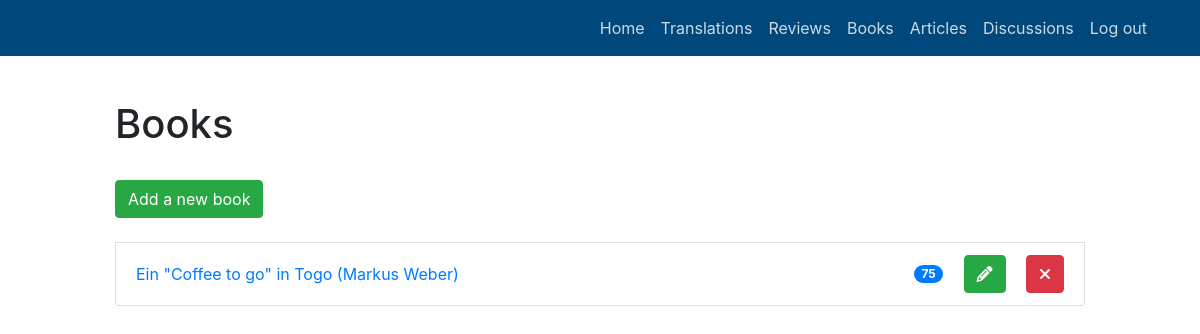
The app's page /public/member/books/list (signed in) with its own data.
### dictionary/models.py (models this page shows, shortened)
class Support(models.Model):
    title = models.CharField("Title",max_length=100,default='')
    language = models.ForeignKey('Language',on_delete=models.CASCADE,default='')
    slug = models.SlugField("Slug",max_length=100,default='',null=True,blank=True)
    user = models.ForeignKey(User,on_delete=models.CASCADE,null=True,blank=True)
    @property
    def nb_translations(self):
        return self.translations.all().count()
    class Meta:
        abstract = True
        unique_together = ("slug")
        verbose_name = "Support"
        verbose_name_plural = "Supports"

class Book(Support):
    author = models.ForeignKey('Author',on_delete=models.CASCADE,default='')
    subtitle = models.CharField("Subtitle",max_length=100,default='',null=True,blank=True)
    nb_pages = models.IntegerField("Number of pages",default=-1,null=True,blank=True)
    translations = models.ManyToManyField('Translation', through='TranslationLink')
    class Meta:
        verbose_name = "Book"
        verbose_name_plural = "Books"

class Author(models.Model):
    first_name = models.CharField("First name",max_length=100,default='',null=True,blank=True)
    last_name = models.CharField("Last name",max_length=100,default='',null=True,blank=True)
    class Meta:
        verbose_name = "Author"
        verbose_name_plural = "Authors"

### dictionary/views.py (the view)
# urls.py: path('member/books/list', views.BooksListView.as_view(), name='list_book'),
class BooksListView(LoginRequiredMixin,ListView):
    model = models.Book
    paginate_by = 10  # if pagination is desired
    template_name = "dictionary/books_list.html"
    def get_queryset(self):
        return models.Book.objects.filter(user=self.request.user)

### dictionary/templates/dictionary/books_list.html (shortened to what this page needs)
{% extends 'dictionary/base_global.html' %}
{% block libraries %}
{% load crispy_forms_tags %}
{% endblock %}
{% block body %}
	<h1>Books</h1>
	<br>
	<a href="{% url 'add_book' %}">
		<button type="submit" class="btn btn-success">Add a new book</button>
	</a>
	<br><br>
	{% for book in object_list %}
		<li class="list-group-item d-flex justify-content-between align-items-center">
			<a href="{% url 'details_book' slug_book=book.slug %}">
			{{ book.title }} ({{ book.author.first_name }} {{ book.author.last_name }})
			</a>
			<div class="pull-right">
				<span class="badge badge-primary badge-pill mr-3">{{ book.nb_translations }}</span>
				<a href="{% url 'update_book' slug_book=book.slug %}">
					<button class="btn btn-success mr-3">
						<i class="fa fa-pencil" aria-hidden="true"></i>
					</button>
				</a>
				<a href="{% url 'delete_book' slug_book=book.slug %}">
					<button class="btn btn-danger">
						<i class="fa fa-times" aria-hidden="true"></i>
					</button>
				</a>
			</div>
		</li>
	{% empty %}
		<div class="alert alert-info" role="alert">
		No lectures yet.
		</div>
	{% endfor %}
{% endblock %}

### records on screen
Book: title "Ein \"Coffee to go\" in Togo", author.first_name "Markus", author.last_name "Weber", nb_translations "75"
